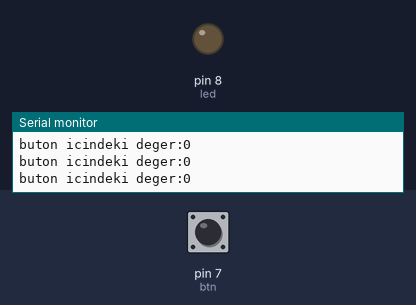
Recording of a sketch running on a simulated Arduino Uno, built with avr-gcc and run on an emulated ATmega328P. Parts: output pins drawn as LEDs (lit = HIGH), the last lines printed to the serial monitor. The test bench sets the inputs (shaded band); at power-on: pin 7 (btn) LOW.

Above: at 1.2 s.
1.3 s: pin 7 (btn) pulled HIGH for 0.15 s
At 1.4 s:
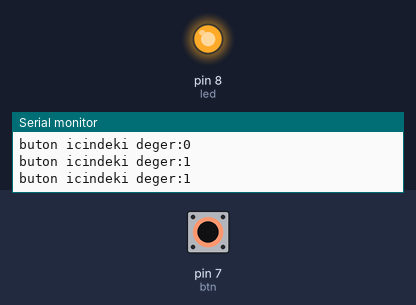
2.9 s: pin 7 (btn) pulled HIGH for 3.2 s
At 7.3 s:
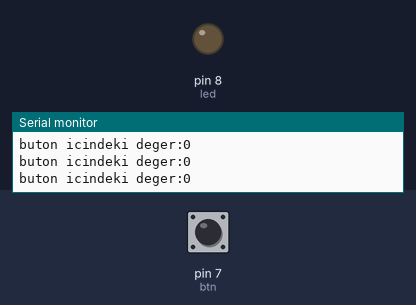
Timing chart, 0 to 8.8 s (numbered marks = the images above; inputs shaded):
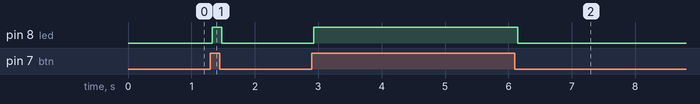

The sketch:

BUTON.ino
```cpp
#define btn 7
#define led 8
int btnDeger;

void setup() {
  pinMode(led, OUTPUT);

  pinMode(btn, INPUT); // 7 numaralı digital pinini GİRİŞ olarak belirliyoruz

  Serial.begin(9600);

}

void loop() {

  btnDeger = digitalRead(btn);

  Serial.print("buton icindeki deger:");

  Serial.println(btnDeger);

  if (btnDeger == 1){
    digitalWrite(led, true);

  }
  else {

    digitalWrite(led, false);

  }

}
```

Measured:
- after the input at 1.3 s, pin 8 (led): LOW → HIGH at once, → LOW 0.15 s later
- after the input at 2.9 s, pin 8 (led): LOW → HIGH at once, → LOW 3.2 s later
